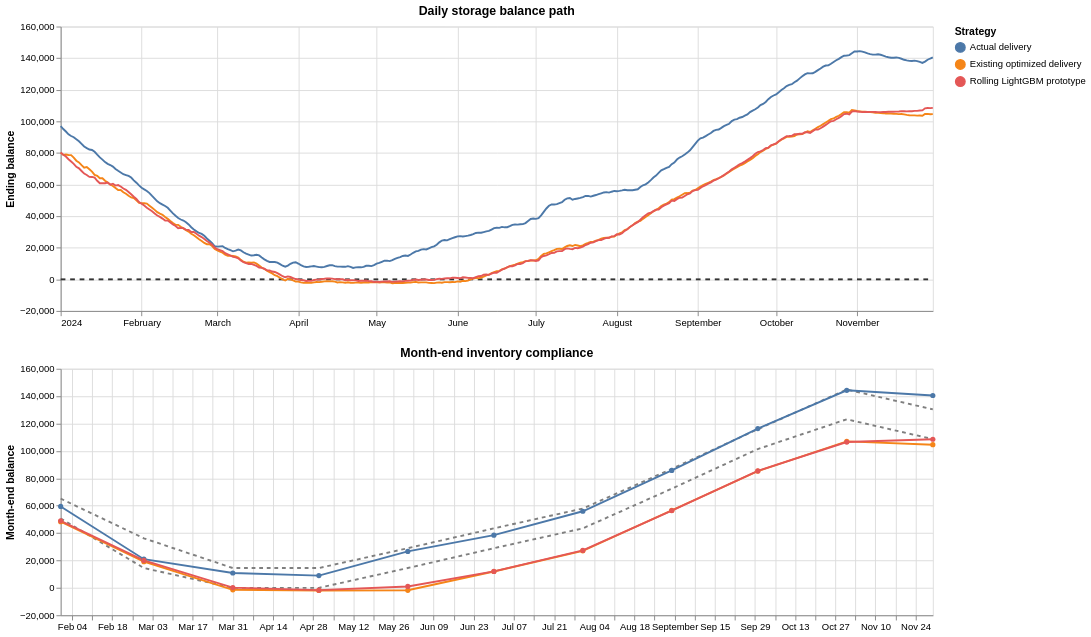

Notebook source saved alongside this figure:
### Code cell
balance_compare = pd.concat(
    [
        actual_window.loc[:, ["Date", "ending_balance"]].assign(strategy="Actual delivery"),
        baseline_storage.loc[:, ["Date", "ending_balance"]].assign(strategy="Existing optimized delivery"),
        prototype.delivery_plan.loc[:, ["Date", "ending_balance"]].assign(strategy="Rolling LightGBM prototype"),
    ],
    ignore_index=True,
)

zero_line = pd.DataFrame({"Date": [window_start, window_end], "threshold": [0.0, 0.0]})
balance_line = alt.Chart(balance_compare).mark_line().encode(
    x=alt.X("Date:T", title=None),
    y=alt.Y("ending_balance:Q", title="Ending balance"),
    color=alt.Color("strategy:N", title="Strategy"),
    tooltip=["Date:T", "strategy:N", alt.Tooltip("ending_balance:Q", format=".1f")],
)
zero_reference = alt.Chart(zero_line).mark_line(color="#333333", strokeDash=[5, 5]).encode(
    x=alt.X("Date:T", title=None),
    y=alt.Y("threshold:Q", title="Ending balance"),
)

month_end_compare = pd.concat(
    [
        baseline_month_end_balance.loc[baseline_month_end_balance["strategy"] == "Actual delivery"],
        baseline_month_end_balance.loc[baseline_month_end_balance["strategy"] == "Existing optimized delivery"],
        prototype.month_end_balance.loc[prototype.month_end_balance["strategy"] == "Rolling LightGBM prototype"],
    ],
    ignore_index=True,
)
band_frame = month_end_compare.loc[:, ["Date", "min_inventory", "max_inventory"]].drop_duplicates()
band_lower = alt.Chart(band_frame).mark_line(strokeDash=[4, 4], color="#7f7f7f").encode(x="Date:T", y="min_inventory:Q")
band_upper = alt.Chart(band_frame).mark_line(strokeDash=[4, 4], color="#7f7f7f").encode(x="Date:T", y="max_inventory:Q")
month_end_lines = alt.Chart(month_end_compare).mark_line(point=True).encode(
    x=alt.X("Date:T", title=None),
    y=alt.Y("ending_balance:Q", title="Month-end balance"),
    color=alt.Color("strategy:N", title="Strategy"),
    tooltip=["Date:T", "strategy:N", alt.Tooltip("ending_balance:Q", format=".1f")],
)

(zero_reference + balance_line).properties(width=920, height=300, title="Daily storage balance path") & (band_lower + band_upper + month_end_lines).properties(width=920, height=260, title="Month-end inventory compliance")

### Figure 1 — Vega-Lite specification as saved in the notebook (floating-point values rounded to 4 significant figures; data arrays with more than 128 entries replaced by an {"elided": "..."} marker saying what was removed)
{"config": {"view": {"continuousWidth": 300, "continuousHeight": 300}}, "vconcat": [{"layer": [{"data": {"name": "data-6f24d4153b4a4d75d4c4c8cbd014f687"}, "mark": {"type": "line", "color": "#333333", "strokeDash": [5, 5]}, "encoding": {"x": {"field": "Date", "title": null, "type": "temporal"}, "y": {"field": "threshold", "title": "Ending balance", "type": "quantitative"}}}, {"data": {"name": "data-12d1586bcf7fc130f63448213062508b"}, "mark": {"type": "line"}, "encoding": {"color": {"field": "strategy", "title": "Strategy", "type": "nominal"}, "tooltip": [{"field": "Date", "type": "temporal"}, {"field": "strategy", "type": "nominal"}, {"field": "ending_balance", "format": ".1f", "type": "quantitative"}], "x": {"field": "Date", "title": null, "type": "temporal"}, "y": {"field": "ending_balance", "title": "Ending balance", "type": "quantitative"}}}], "height": 300, "title": "Daily storage balance path", "width": 920}, {"layer": [{"mark": {"type": "line", "color": "#7f7f7f", "strokeDash": [4, 4]}, "encoding": {"x": {"field": "Date", "type": "temporal"}, "y": {"field": "min_inventory", "type": "quantitative"}}}, {"mark": {"type": "line", "color": "#7f7f7f", "strokeDash": [4, 4]}, "encoding": {"x": {"field": "Date", "type": "temporal"}, "y": {"field": "max_inventory", "type": "quantitative"}}}, {"data": {"name": "data-a680f9fa3a31941db62e8b2274151c20"}, "mark": {"type": "line", "point": true}, "encoding": {"color": {"field": "strategy", "title": "Strategy", "type": "nominal"}, "tooltip": [{"field": "Date", "type": "temporal"}, {"field": "strategy", "type": "nominal"}, {"field": "ending_balance", "format": ".1f", "type": "quantitative"}], "x": {"field": "Date", "title": null, "type": "temporal"}, "y": {"field": "ending_balance", "title": "Month-end balance", "type": "quantitative"}}}], "data": {"name": "data-99c62e01eabd8637d549c94cccee4da7"}, "height": 260, "title": "Month-end inventory compliance", "width": 920}], "$schema": "https://vega.github.io/schema/vega-lite/v6.1.0.json", "datasets": {"data-6f24d4153b4a4d75d4c4c8cbd014f687": [{"Date": "2024-01-01T00:00:00", "threshold": 0.0}, {"Date": "2024-11-30T00:00:00", "threshold": 0.0}], "data-12d1586bcf7fc130f63448213062508b": {"elided": "1005 records"}, "data-99c62e01eabd8637d549c94cccee4da7": [{"Date": "2024-01-31T00:00:00", "min_inventory": 50690.0, "max_inventory": 65180.0}, {"Date": "2024-02-29T00:00:00", "min_inventory": 14480.0, "max_inventory": 36210.0}, {"Date": "2024-03-31T00:00:00", "min_inventory": 0.0, "max_inventory": 14480.0}, {"Date": "2024-04-30T00:00:00", "min_inventory": 0.0, "max_inventory": 14480.0}, {"Date": "2024-05-31T00:00:00", "min_inventory": 14480.0, "max_inventory": 28970.0}, {"Date": "2024-06-30T00:00:00", "min_inventory": 28970.0, "max_inventory": 43450.0}, {"Date": "2024-07-31T00:00:00", "min_inventory": 43450.0, "max_inventory": 57940.0}, {"Date": "2024-08-31T00:00:00", "min_inventory": 72420.0, "max_inventory": 86900.0}, {"Date": "2024-09-30T00:00:00", "min_inventory": 101400.0, "max_inventory": 115900.0}, {"Date": "2024-10-31T00:00:00", "min_inventory": 123100.0, "max_inventory": 144800.0}, {"Date": "2024-11-30T00:00:00", "min_inventory": 108600.0, "max_inventory": 130400.0}], "data-a680f9fa3a31941db62e8b2274151c20": [{"Date": "2024-01-31T00:00:00", "strategy": "Actual delivery", "ending_balance": 59440.0, "min_inventory": 50690.0, "max_inventory": 65180.0}, {"Date": "2024-02-29T00:00:00", "strategy": "Actual delivery", "ending_balance": 20950.0, "min_inventory": 14480.0, "max_inventory": 36210.0}, {"Date": "2024-03-31T00:00:00", "strategy": "Actual delivery", "ending_balance": 10860.0, "min_inventory": 0.0, "max_inventory": 14480.0}, {"Date": "2024-04-30T00:00:00", "strategy": "Actual delivery", "ending_balance": 8961.0, "min_inventory": 0.0, "max_inventory": 14480.0}, {"Date": "2024-05-31T00:00:00", "strategy": "Actual delivery", "ending_balance": 26650.0, "min_inventory": 14480.0, "max_inventory": 28970.0}, {"Date": "2024-06-30T00:00:00", "strategy": "Actual delivery", "ending_balance": 38480.0, "min_inventory": 28970.0, "max_inventory": 43450.0}, {"Date": "2024-07-31T00:00:00", "strategy": "Actual delivery", "ending_balance": 55950.0, "min_inventory": 43450.0, "max_inventory": 57940.0}, {"Date": "2024-08-31T00:00:00", "strategy": "Actual delivery", "ending_balance": 85770.0, "min_inventory": 72420.0, "max_inventory": 86900.0}, {"Date": "2024-09-30T00:00:00", "strategy": "Actual delivery", "ending_balance": 116400.0, "min_inventory": 101400.0, "max_inventory": 115900.0}, {"Date": "2024-10-31T00:00:00", "strategy": "Actual delivery", "ending_balance": 144300.0, "min_inventory": 123100.0, "max_inventory": 144800.0}, {"Date": "2024-11-30T00:00:00", "strategy": "Actual delivery", "ending_balance": 140500.0, "min_inventory": 108600.0, "max_inventory": 130400.0}, {"Date": "2024-01-31T00:00:00", "strategy": "Existing optimized delivery", "ending_balance": 48360.0, "min_inventory": 50690.0, "max_inventory": 65180.0}, {"Date": "2024-02-29T00:00:00", "strategy": "Existing optimized delivery", "ending_balance": 19140.0, "min_inventory": 14480.0, "max_inventory": 36210.0}, {"Date": "2024-03-31T00:00:00", "strategy": "Existing optimized delivery", "ending_balance": -1404.0, "min_inventory": 0.0, "max_inventory": 14480.0}, {"Date": "2024-04-30T00:00:00", "strategy": "Existing optimized delivery", "ending_balance": -1907.0, "min_inventory": 0.0, "max_inventory": 14480.0}, {"Date": "2024-05-31T00:00:00", "strategy": "Existing optimized delivery", "ending_balance": -1769.0, "min_inventory": 14480.0, "max_inventory": 28970.0}, {"Date": "2024-06-30T00:00:00", "strategy": "Existing optimized delivery", "ending_balance": 11970.0, "min_inventory": 28970.0, "max_inventory": 43450.0}, {"Date": "2024-07-31T00:00:00", "strategy": "Existing optimized delivery", "ending_balance": 27050.0, "min_inventory": 43450.0, "max_inventory": 57940.0}, {"Date": "2024-08-31T00:00:00", "strategy": "Existing optimized delivery", "ending_balance": 56560.0, "min_inventory": 72420.0, "max_inventory": 86900.0}, {"Date": "2024-09-30T00:00:00", "strategy": "Existing optimized delivery", "ending_balance": 85300.0, "min_inventory": 101400.0, "max_inventory": 115900.0}, {"Date": "2024-10-31T00:00:00", "strategy": "Existing optimized delivery", "ending_balance": 106900.0, "min_inventory": 123100.0, "max_inventory": 144800.0}, {"Date": "2024-11-30T00:00:00", "strategy": "Existing optimized delivery", "ending_balance": 104500.0, "min_inventory": 108600.0, "max_inventory": 130400.0}, {"Date": "2024-01-31T00:00:00", "strategy": "Rolling LightGBM prototype", "ending_balance": 48930.0, "min_inventory": 50690.0, "max_inventory": 65180.0}, {"Date": "2024-02-29T00:00:00", "strategy": "Rolling LightGBM prototype", "ending_balance": 20040.0, "min_inventory": 14480.0, "max_inventory": 36210.0}, {"Date": "2024-03-31T00:00:00", "strategy": "Rolling LightGBM prototype", "ending_balance": 181.2, "min_inventory": 0.0, "max_inventory": 14480.0}, {"Date": "2024-04-30T00:00:00", "strategy": "Rolling LightGBM prototype", "ending_balance": -1667.0, "min_inventory": 0.0, "max_inventory": 14480.0}, {"Date": "2024-05-31T00:00:00", "strategy": "Rolling LightGBM prototype", "ending_balance": 1027.0, "min_inventory": 14480.0, "max_inventory": 28970.0}, {"Date": "2024-06-30T00:00:00", "strategy": "Rolling LightGBM prototype", "ending_balance": 12000.0, "min_inventory": 28970.0, "max_inventory": 43450.0}, {"Date": "2024-07-31T00:00:00", "strategy": "Rolling LightGBM prototype", "ending_balance": 27370.0, "min_inventory": 43450.0, "max_inventory": 57940.0}, {"Date": "2024-08-31T00:00:00", "strategy": "Rolling LightGBM prototype", "ending_balance": 56470.0, "min_inventory": 72420.0, "max_inventory": 86900.0}, {"Date": "2024-09-30T00:00:00", "strategy": "Rolling LightGBM prototype", "ending_balance": 85420.0, "min_inventory": 101400.0, "max_inventory": 115900.0}, {"Date": "2024-10-31T00:00:00", "strategy": "Rolling LightGBM prototype", "ending_balance": 106500.0, "min_inventory": 123100.0, "max_inventory": 144800.0}, {"Date": "2024-11-30T00:00:00", "strategy": "Rolling LightGBM prototype", "ending_balance": 108600.0, "min_inventory": 108600.0, "max_inventory": 130400.0}]}}
